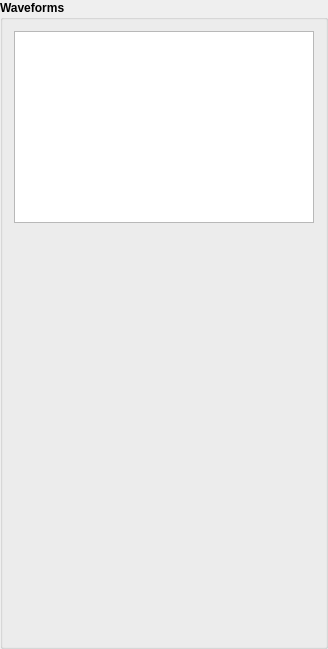
       <widget class="QGroupBox" name="groupBox_6">
        <property name="sizePolicy">
         <sizepolicy hsizetype="Preferred" vsizetype="Preferred">
          <horstretch>0</horstretch>
          <verstretch>0</verstretch>
         </sizepolicy>
        </property>
        <property name="font">
         <font>
          <weight>75</weight>
          <bold>true</bold>
         </font>
        </property>
        <property name="title">
         <string>Waveforms</string>
        </property>
        <layout class="QVBoxLayout" name="verticalLayout_10">
         <item>
          <widget class="DragListWidget" name="list_tables">
           <property name="dragDropMode">
            <enum>QAbstractItemView::DragOnly</enum>
           </property>
          </widget>
         </item>
         <item>
          <widget class="DropPlotWidget" name="plot_waveform_0" native="true">
           <property name="sizePolicy">
            <sizepolicy hsizetype="Expanding" vsizetype="Expanding">
             <horstretch>0</horstretch>
             <verstretch>0</verstretch>
            </sizepolicy>
           </property>
           <property name="minimumSize">
            <size>
             <width>300</width>
             <height>200</height>
            </size>
           </property>
           <property name="maximumSize">
            <size>
             <width>600</width>
             <height>200</height>
            </size>
           </property>
          </widget>
         </item>
         <item>
          <widget class="DropPlotWidget" name="plot_waveform_1" native="true">
           <property name="sizePolicy">
            <sizepolicy hsizetype="Expanding" vsizetype="Expanding">
             <horstretch>0</horstretch>
             <verstretch>0</verstretch>
            </sizepolicy>
           </property>
           <property name="minimumSize">
            <size>
             <width>300</width>
             <height>200</height>
            </size>
           </property>
           <property name="maximumSize">
            <size>
             <width>600</width>
             <height>200</height>
            </size>
           </property>
          </widget>
         </item>
        </layout>
       </widget>
